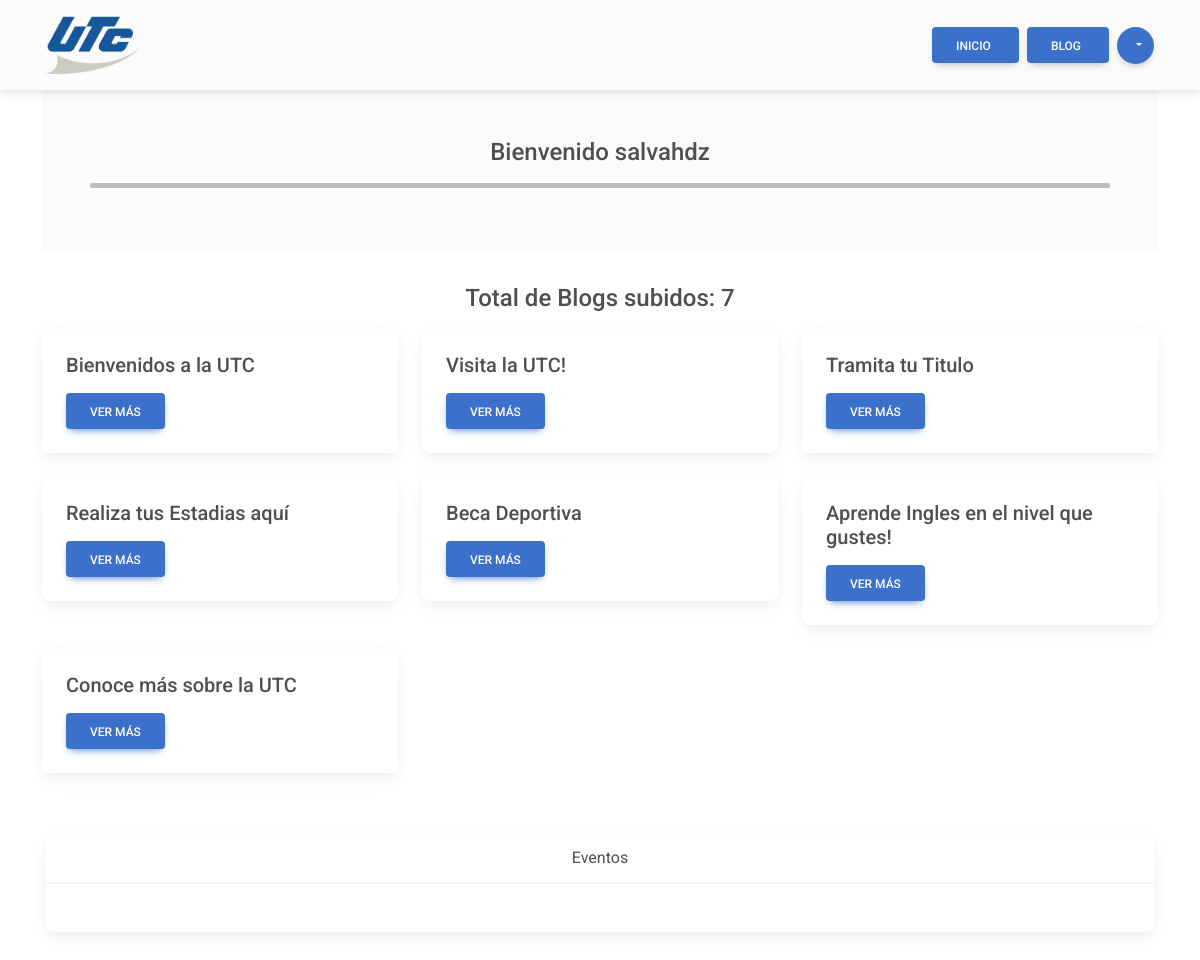
The page /administracion/vista_admin/ (signed in) on the database its author committed.
### cross_asistent/models.py (models this page shows, shortened)
class Articulos(models.Model):
    creacion = models.DateField(auto_now_add=True, blank=False)
    actualizacion = models.DateField(auto_now=True, blank=True, null=True)
    titulo = models.CharField(max_length=200, blank=False)
    contenido = models.TextField(blank=False)
    Encabezado =  models.ImageField(upload_to='cross_asistent/static/files/imagenes/', blank=True, null=True)
    autor = models.CharField(max_length=150, blank=False)

### cross_asistent/views.py (the view)
# urls.py: path('administracion/vista_admin/', views.vista_admin, name='vista_admin'),
@login_required
@never_cache
def vista_admin(request):
    blogs_all = models.Articulos.objects.filter()
    user = request.user
    context = {
        'user': user,
        'num_blogs': blogs_all.count(),
        'blogs_all': blogs_all,
    }
    return render(request, 'administracion/vista_admin.html', context)

### cross_asistent/templates/administracion/vista_admin.html (shortened to what this page needs)
{% extends 'widget.html' %}
{% block link_home %}href="{% url 'vista_admin' %}"{% endblock %}
{% block link_default %}
    {% include 'administracion/widget_links-admin.html' %}
{% endblock %}
{% block content %}
<main class="container container-fluid mb-5">
    <div class="p-5 text-center bg-body-tertiary">
        <h4><p>Bienvenido {{ user.username }}</p></h4>
        <hr class="hr_divisor" />
    </div>
    <section class="d-flex flex-column" style="gap: 2rem;">
        <section>
            <div class="text-center">
                <h4><p>Total de Blogs subidos: {{ num_blogs }}</p></h4>
            </div>
            <div class="row">
                {% for blog in blogs_all %}
                <div class="col-lg-4 col-md-6 mb-4">
                    <div class="card">
                        <div class="card-body">
                            <h5 class="card-title">{{ blog.titulo }}</h5>
                            <a href="" class="btn btn-primary">Ver más</a>
                        </div>
                    </div>
                </div>
                {% endfor %}
            </div>
            </section>
        <div class="card text-center m-1">
            <div class="card-header">Eventos</div>
            <div class="card-body">
            </div>
        </div>
    </section>
{% endblock %}

### cross_asistent/static/css/styles.css (style rules this page uses)
*, *:before, *:after { padding: 0; margin: 0; box-sizing: border-box; font-family: inherit; }
:root { --blanco: #ffffff; --secundario: #c2c2c2; --oscuro: #292f38; --gris_claro: #2f333a; --extra: #02913c; --detalle: #3b71ca; --blue_img-filter: hue-rotate(60deg) saturate(120%); --original_img-filter: saturate(90%); --whiteA: rgba(255, 255, 255, 0); --whiteA1: rgba(255, 255, 255, 0.1); --whiteA2: rgba(255, 255, 255, 0.2); --whiteA3: rgba(255, 255, 255, 0.3); --whiteA4: rgba(255, 255, 255, 0.4); --whiteA5: rgba(255, 255, 255, 0.5); --whiteA6: rgba(255, 255, 255, 0.6); --whiteA7: rgba(255, 255, 255, 0.7); --whiteA8: rgba(255, 255, 255, 0.8); --whiteA9: rgba(255, 255, 255, 0.9); --darkA: rgba(0, 0, 0, 0); --darkA1: rgba(0, 0, 0, 0.1); --darkA2: rgba(0, 0, 0, 0.2); --darkA3: rgba(0, 0, 0, 0.3); --darkA4: rgba(0, 0, 0, 0.4); --darkA5: rgba(0, 0, 0, 0.5); --darkA6: rgba(0, 0, 0, 0.6); --darkA7: rgba(0, 0, 0, 0.7); --darkA8: rgba(0, 0, 0, 0.8); --darkA9: rgba(0, 0, 0, 0.9); --ft1: Century Gothic, Helvetica, sans-serif; --ft2: "Comfortaa", sans-serif; --ft3: "Roboto", sans-serif; --transitionEase: 0.3s all ease; --transitionCubic: 0.3s all cubic-bezier(0.68, -0.55, 0.27, 1.55); --transitionCubicVal: cubic-bezier(0.68, -0.55, 0.27, 1.55); --border-input_items: 2px solid var(--blanco); --border-radius: 8px; }
html { overflow-x: hidden; }
body { min-height: 100vh; font-family: var(--ft3); scroll-behavior: smooth; position: relative; }
a { text-decoration: none; color: inherit; }
.hr_divisor { border: none; height: 5px; border-radius: 5px; background-color: black; background: black; }
main { min-height: 400px; }

### rows shown on the page
Articulos: titulo "Bienvenidos a la UTC"
Articulos: titulo "Visita la UTC!"
Articulos: titulo "Tramita tu Titulo"
Articulos: titulo "Realiza tus Estadias aquí"
Articulos: titulo "Beca Deportiva"
Articulos: titulo "Aprende Ingles en el nivel que gustes!"
Articulos: titulo "Conoce más sobre la UTC"

### other values the page prints
{{ user.username }} "salvahdz"
{{ num_blogs }} "7"
